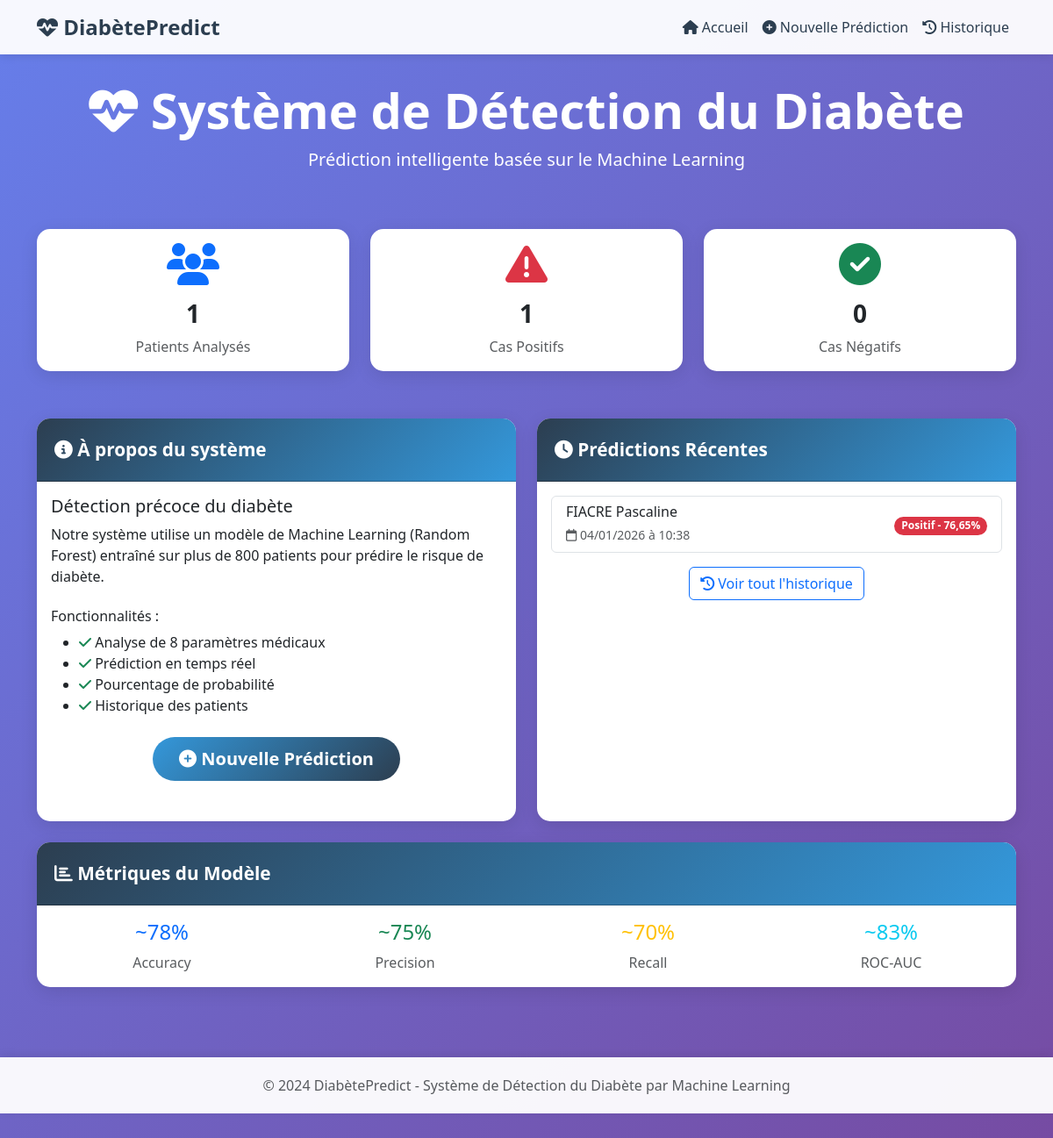
The page / on the database its author committed.
### predictor/models.py (models this page shows, shortened)
class Patient(models.Model):
    nom = models.CharField(max_length=100, verbose_name="Nom")
    prenom = models.CharField(max_length=100, verbose_name="Prénom")
    age = models.IntegerField(validators=[MinValueValidator(1), MaxValueValidator(120)], verbose_name="Âge")
    pregnancies = models.IntegerField(
        validators=[MinValueValidator(0), MaxValueValidator(20)],
        verbose_name="Nombre de grossesses",
        help_text="Nombre de fois enceinte"
    )
    glucose = models.FloatField(
        validators=[MinValueValidator(0), MaxValueValidator(300)],
        verbose_name="Glucose",
        help_text="Concentration de glucose plasmatique (mg/dL)"
    )
    blood_pressure = models.FloatField(
        validators=[MinValueValidator(0), MaxValueValidator(200)],
        verbose_name="Pression artérielle",
        help_text="Pression artérielle diastolique (mm Hg)"
    )
    skin_thickness = models.FloatField(
        validators=[MinValueValidator(0), MaxValueValidator(100)],
        verbose_name="Épaisseur de la peau",
        help_text="Épaisseur du pli cutané du triceps (mm)"
    )
    insulin = models.FloatField(
        validators=[MinValueValidator(0), MaxValueValidator(900)],
        verbose_name="Insuline",
        help_text="Insuline sérique à 2 heures (mu U/ml)"
    )
    bmi = models.FloatField(
        validators=[MinValueValidator(0), MaxValueValidator(70)],
        verbose_name="IMC",
        help_text="Indice de masse corporelle (poids en kg/(taille en m)^2)"
    )
    diabetes_pedigree = models.FloatField(
        validators=[MinValueValidator(0), MaxValueValidator(3)],
        verbose_name="Fonction de pedigree",
        help_text="Fonction de pedigree du diabète"
    )
    prediction = models.BooleanField(default=False, verbose_name="Prédiction diabète")
    probability = models.FloatField(default=0.0, verbose_name="Probabilité (%)")
    date_prediction = models.DateTimeField(auto_now_add=True, verbose_name="Date de prédiction")
    class Meta:
        verbose_name = "Patient"
        verbose_name_plural = "Patients"
        ordering = ['-date_prediction']
    def get_risk_color(self):
        if self.probability < 30:
            return "success"
        elif self.probability < 60:
            return "warning"
        else:
            return "danger"

### predictor/views.py (the view)
# urls.py: path('', views.index, name='index'),
def index(request):
    recent_predictions = Patient.objects.all()[:5]
    total_patients = Patient.objects.count()
    diabetic_count = Patient.objects.filter(prediction=True).count()
    non_diabetic_count = Patient.objects.filter(prediction=False).count()
    context = {
        'recent_predictions': recent_predictions,
        'total_patients': total_patients,
        'diabetic_count': diabetic_count,
        'non_diabetic_count': non_diabetic_count,
    }
    return render(request, 'predictor/index.html', context)

### predictor/templates/predictor/index.html (shortened to what this page needs)
{% extends 'predictor/base.html' %}
{% block content %}
<div class="row">
    <div class="col-12 text-center mb-5">
        <h1 class="display-4 text-white fw-bold">
            <i class="fas fa-heartbeat"></i> Système de Détection du Diabète
        </h1>
        <p class="lead text-white">Prédiction intelligente basée sur le Machine Learning</p>
    </div>
</div>
<div class="row mb-4">
    <div class="col-md-4">
        <div class="card text-center">
            <div class="card-body">
                <i class="fas fa-users fa-3x text-primary mb-3"></i>
                <h3 class="fw-bold">{{ total_patients }}</h3>
                <p class="text-muted mb-0">Patients Analysés</p>
            </div>
        </div>
    </div>
    <div class="col-md-4">
        <div class="card text-center">
            <div class="card-body">
                <i class="fas fa-exclamation-triangle fa-3x text-danger mb-3"></i>
                <h3 class="fw-bold">{{ diabetic_count }}</h3>
                <p class="text-muted mb-0">Cas Positifs</p>
            </div>
        </div>
    </div>
    <div class="col-md-4">
        <div class="card text-center">
            <div class="card-body">
                <i class="fas fa-check-circle fa-3x text-success mb-3"></i>
                <h3 class="fw-bold">{{ non_diabetic_count }}</h3>
                <p class="text-muted mb-0">Cas Négatifs</p>
            </div>
        </div>
    </div>
</div>
<div class="row">
    <div class="col-lg-6 mb-4">
        <div class="card h-100">
            <div class="card-header">
                <i class="fas fa-info-circle"></i> À propos du système
            </div>
            <div class="card-body">
                <h5 class="card-title">Détection précoce du diabète</h5>
                <p class="card-text">
                    Notre système utilise un modèle de Machine Learning (Random Forest)
                    entraîné sur plus de 800 patients pour prédire le risque de diabète.
                </p>
                <h6 class="mt-4">Fonctionnalités :</h6>
                <ul>
                    <li><i class="fas fa-check text-success"></i> Analyse de 8 paramètres médicaux</li>
                    <li><i class="fas fa-check text-success"></i> Prédiction en temps réel</li>
                    <li><i class="fas fa-check text-success"></i> Pourcentage de probabilité</li>
                    <li><i class="fas fa-check text-success"></i> Historique des patients</li>
                </ul>
                <div class="text-center mt-4">
                    <a href="{% url 'predict' %}" class="btn btn-primary btn-lg">
                        <i class="fas fa-plus-circle"></i> Nouvelle Prédiction
                    </a>
                </div>
            </div>
        </div>
    </div>
    <div class="col-lg-6 mb-4">
        <div class="card h-100">
            <div class="card-header">
                <i class="fas fa-clock"></i> Prédictions Récentes
            </div>
            <div class="card-body">
                {% if recent_predictions %}
                    <div class="list-group">
                        {% for patient in recent_predictions %}
                            <a href="{% url 'result' patient.id %}" class="list-group-item list-group-item-action">
                                <div class="d-flex w-100 justify-content-between align-items-center">
                                    <div>
                                        <h6 class="mb-1">{{ patient.nom }} {{ patient.prenom }}</h6>
                                        <small class="text-muted">
                                            <i class="far fa-calendar"></i>
                                            {{ patient.date_prediction|date:"d/m/Y à H:i" }}
                                        </small>
                                    </div>
                                    <div>
                                        <span class="badge bg-{{ patient.get_risk_color }} rounded-pill">
                                            {% if patient.prediction %}
                                                Positif - {{ patient.probability }}%
                                            {% else %}
                                                Négatif - {{ patient.probability }}%
                                            {% endif %}
                                        </span>
                                    </div>
                                </div>
                            </a>
                        {% endfor %}
                    </div>
                    <div class="text-center mt-3">
                        <a href="{% url 'history' %}" class="btn btn-outline-primary">
                            <i class="fas fa-history"></i> Voir tout l'historique
                        </a>
                    </div>
                {% endif %}
            </div>
        </div>
    </div>
</div>
<div class="row">
    <div class="col-12">
        <div class="card">
            <div class="card-header">
                <i class="fas fa-chart-bar"></i> Métriques du Modèle
            </div>
            <div class="card-body">
                <div class="row text-center">
                    <div class="col-md-3">
                        <h4 class="text-primary">~78%</h4>
                        <p class="text-muted mb-0">Accuracy</p>
                    </div>
                    <div class="col-md-3">
                        <h4 class="text-success">~75%</h4>
                        <p class="text-muted mb-0">Precision</p>
                    </div>
                    <div class="col-md-3">
                        <h4 class="text-warning">~70%</h4>
                        <p class="text-muted mb-0">Recall</p>
                    </div>
                    <div class="col-md-3">
                        <h4 class="text-info">~83%</h4>
                        <p class="text-muted mb-0">ROC-AUC</p>
                    </div>
                </div>
            </div>
        </div>
    </div>
</div>
{% endblock %}

### predictor/templates/predictor/base.html (style rules this page uses)
:root { --primary-color: #2c3e50; --secondary-color: #3498db; --success-color: #27ae60; --danger-color: #e74c3c; --warning-color: #f39c12; }
body { font-family: 'Segoe UI', Tahoma, Geneva, Verdana, sans-serif; background: linear-gradient(135deg, #667eea 0%, #764ba2 100%); min-height: 100vh; padding-bottom: 50px; }
.card { border: none; border-radius: 15px; box-shadow: 0 5px 20px rgba(0,0,0,0.1); margin-bottom: 30px; }
.card-header { background: linear-gradient(135deg, var(--primary-color) 0%, var(--secondary-color) 100%); color: white; border-radius: 15px 15px 0 0 !important; padding: 20px; font-size: 1.3rem; font-weight: bold; }
.btn-primary { background: linear-gradient(135deg, var(--secondary-color) 0%, var(--primary-color) 100%); border: none; padding: 10px 30px; border-radius: 25px; font-weight: 600; transition: transform 0.3s; }

### rows shown on the page
Patient: nom "FIACRE", prenom "Pascaline", date_prediction "04/01/2026 à 10:38", probability "76,65"

### other values the page prints
{{ total_patients }} "1"
{{ diabetic_count }} "1"
{{ non_diabetic_count }} "0"
